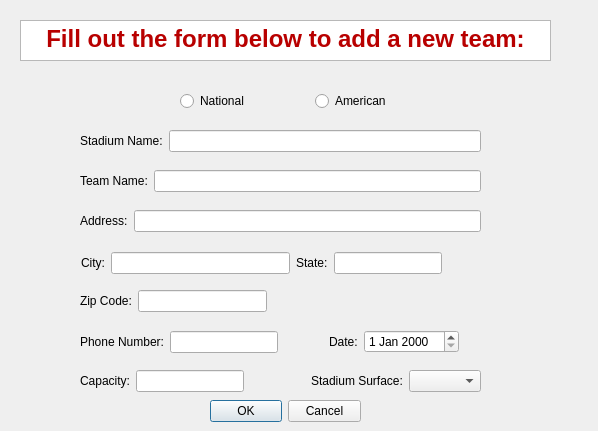
<?xml version="1.0" encoding="UTF-8"?>
<ui version="4.0">
 <class>add_Team</class>
 <widget class="QDialog" name="add_Team">
  <property name="geometry">
   <rect>
    <x>0</x>
    <y>0</y>
    <width>598</width>
    <height>431</height>
   </rect>
  </property>
  <property name="windowTitle">
   <string>Dialog</string>
  </property>
  <widget class="QWidget" name="layoutWidget_21">
   <property name="geometry">
    <rect>
     <x>80</x>
     <y>330</y>
     <width>379</width>
     <height>24</height>
    </rect>
   </property>
   <layout class="QHBoxLayout" name="horizontalLayout_26">
    <item>
     <widget class="QLabel" name="label_26">
      <property name="text">
       <string>Phone Number:</string>
      </property>
     </widget>
    </item>
    <item>
     <layout class="QHBoxLayout" name="horizontalLayout_27">
      <item>
       <widget class="QLineEdit" name="lineEdit_PhoneNumber_2"/>
      </item>
      <item>
       <spacer name="horizontalSpacer_8">
        <property name="orientation">
         <enum>Qt::Horizontal</enum>
        </property>
        <property name="sizeHint" stdset="0">
         <size>
          <width>40</width>
          <height>20</height>
         </size>
        </property>
       </spacer>
      </item>
      <item>
       <widget class="QLabel" name="label_27">
        <property name="text">
         <string>Date:</string>
        </property>
       </widget>
      </item>
      <item>
       <widget class="QDateEdit" name="dateEdit_2"/>
      </item>
     </layout>
    </item>
   </layout>
  </widget>
  <widget class="QDialogButtonBox" name="buttonBox_3">
   <property name="geometry">
    <rect>
     <x>210</x>
     <y>400</y>
     <width>151</width>
     <height>23</height>
    </rect>
   </property>
   <property name="standardButtons">
    <set>QDialogButtonBox::Cancel|QDialogButtonBox::Ok</set>
   </property>
  </widget>
  <widget class="QWidget" name="layoutWidget_26">
   <property name="geometry">
    <rect>
     <x>81</x>
     <y>250</y>
     <width>401</width>
     <height>26</height>
    </rect>
   </property>
   <layout class="QHBoxLayout" name="horizontalLayout_32">
    <item>
     <widget class="QLabel" name="label_31">
      <property name="text">
       <string>City:</string>
      </property>
     </widget>
    </item>
    <item>
     <layout class="QHBoxLayout" name="horizontalLayout_33">
      <item>
       <widget class="QLineEdit" name="lineEdit_City_2"/>
      </item>
      <item>
       <layout class="QHBoxLayout" name="horizontalLayout_34">
        <item>
         <widget class="QLabel" name="label_32">
          <property name="text">
           <string>State:</string>
          </property>
         </widget>
        </item>
        <item>
         <widget class="QLineEdit" name="lineEdit_State_2"/>
        </item>
        <item>
         <spacer name="horizontalSpacer_10">
          <property name="orientation">
           <enum>Qt::Horizontal</enum>
          </property>
          <property name="sizeHint" stdset="0">
           <size>
            <width>40</width>
            <height>20</height>
           </size>
          </property>
         </spacer>
        </item>
       </layout>
      </item>
     </layout>
    </item>
   </layout>
  </widget>
  <widget class="QTextBrowser" name="textBrowser_3">
   <property name="geometry">
    <rect>
     <x>20</x>
     <y>20</y>
     <width>531</width>
     <height>41</height>
    </rect>
   </property>
   <property name="minimumSize">
    <size>
     <width>531</width>
     <height>41</height>
    </size>
   </property>
   <property name="maximumSize">
    <size>
     <width>531</width>
     <height>41</height>
    </size>
   </property>
   <property name="html">
    <string>&lt;!DOCTYPE HTML PUBLIC &quot;-//W3C//DTD HTML 4.0//EN&quot; &quot;http://www.w3.org/TR/REC-html40/strict.dtd&quot;&gt;
&lt;html&gt;&lt;head&gt;&lt;meta name=&quot;qrichtext&quot; content=&quot;1&quot; /&gt;&lt;style type=&quot;text/css&quot;&gt;
p, li { white-space: pre-wrap; }
&lt;/style&gt;&lt;/head&gt;&lt;body style=&quot; font-family:'MS Shell Dlg 2'; font-size:8.25pt; font-weight:400; font-style:normal;&quot;&gt;
&lt;p align=&quot;center&quot; style=&quot; margin-top:0px; margin-bottom:0px; margin-left:0px; margin-right:0px; -qt-block-indent:0; text-indent:0px;&quot;&gt;&lt;span style=&quot; font-family:'MS Shell Dlg 2'; font-size:18pt; font-weight:600; color:#b80000;&quot;&gt;Fill out the form below to add a new team:&lt;/span&gt;&lt;/p&gt;&lt;/body&gt;&lt;/html&gt;</string>
   </property>
  </widget>
  <widget class="QWidget" name="layoutWidget_23">
   <property name="geometry">
    <rect>
     <x>80</x>
     <y>290</y>
     <width>187</width>
     <height>22</height>
    </rect>
   </property>
   <layout class="QHBoxLayout" name="horizontalLayout_29">
    <item>
     <widget class="QLabel" name="label_28">
      <property name="text">
       <string>Zip Code:</string>
      </property>
     </widget>
    </item>
    <item>
     <widget class="QLineEdit" name="lineEdit_Zip_Code_2"/>
    </item>
   </layout>
  </widget>
  <widget class="QWidget" name="layoutWidget_20">
   <property name="geometry">
    <rect>
     <x>80</x>
     <y>370</y>
     <width>401</width>
     <height>22</height>
    </rect>
   </property>
   <layout class="QHBoxLayout" name="horizontalLayout_25">
    <item>
     <widget class="QLabel" name="label_24">
      <property name="text">
       <string>Capacity:</string>
      </property>
     </widget>
    </item>
    <item>
     <widget class="QLineEdit" name="lineEdit_Capacity_2"/>
    </item>
    <item>
     <spacer name="horizontalSpacer_7">
      <property name="orientation">
       <enum>Qt::Horizontal</enum>
      </property>
      <property name="sizeHint" stdset="0">
       <size>
        <width>40</width>
        <height>20</height>
       </size>
      </property>
     </spacer>
    </item>
    <item>
     <widget class="QLabel" name="label_25">
      <property name="text">
       <string>Stadium Surface:</string>
      </property>
     </widget>
    </item>
    <item>
     <widget class="QComboBox" name="comboBox_GrassSurface_2"/>
    </item>
   </layout>
  </widget>
  <widget class="QWidget" name="layoutWidget_25">
   <property name="geometry">
    <rect>
     <x>80</x>
     <y>130</y>
     <width>401</width>
     <height>22</height>
    </rect>
   </property>
   <layout class="QHBoxLayout" name="horizontalLayout_31">
    <item>
     <widget class="QLabel" name="label_30">
      <property name="text">
       <string>Stadium Name:</string>
      </property>
     </widget>
    </item>
    <item>
     <widget class="QLineEdit" name="lineEdit_StadiumName_2"/>
    </item>
   </layout>
  </widget>
  <widget class="QWidget" name="layoutWidget_24">
   <property name="geometry">
    <rect>
     <x>80</x>
     <y>170</y>
     <width>401</width>
     <height>22</height>
    </rect>
   </property>
   <layout class="QHBoxLayout" name="horizontalLayout_30">
    <item>
     <widget class="QLabel" name="label_29">
      <property name="text">
       <string>Team Name:</string>
      </property>
     </widget>
    </item>
    <item>
     <widget class="QLineEdit" name="lineEdit_TeamName_2"/>
    </item>
   </layout>
  </widget>
  <widget class="QWidget" name="layoutWidget_19">
   <property name="geometry">
    <rect>
     <x>80</x>
     <y>210</y>
     <width>401</width>
     <height>22</height>
    </rect>
   </property>
   <layout class="QHBoxLayout" name="horizontalLayout_24">
    <item>
     <widget class="QLabel" name="label_23">
      <property name="text">
       <string>Address:</string>
      </property>
     </widget>
    </item>
    <item>
     <widget class="QLineEdit" name="lineEdit_StadiumAddress_2"/>
    </item>
   </layout>
  </widget>
  <widget class="QWidget" name="layoutWidget_22">
   <property name="geometry">
    <rect>
     <x>180</x>
     <y>90</y>
     <width>211</width>
     <height>22</height>
    </rect>
   </property>
   <layout class="QHBoxLayout" name="horizontalLayout_28">
    <item>
     <widget class="QRadioButton" name="radioButton_National_2">
      <property name="text">
       <string>National</string>
      </property>
     </widget>
    </item>
    <item>
     <spacer name="horizontalSpacer_9">
      <property name="orientation">
       <enum>Qt::Horizontal</enum>
      </property>
      <property name="sizeHint" stdset="0">
       <size>
        <width>40</width>
        <height>20</height>
       </size>
      </property>
     </spacer>
    </item>
    <item>
     <widget class="QRadioButton" name="radioButton_American_2">
      <property name="text">
       <string>American</string>
      </property>
     </widget>
    </item>
   </layout>
  </widget>
 </widget>
 <resources/>
 <connections/>
</ui>
